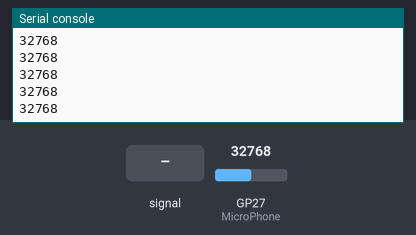
Bench run of a program on a simulated Raspberry Pi Pico running MicroPython. On the bench: the last lines printed to the serial console. The test bench sets the inputs (shaded band); at power-on: GP27 (MicroPhone) = 32768 (analog values on the 0–65535 scale).

Above: at 1.2 s.
1.3 s: GP27 (MicroPhone) fed a 200 Hz sine of ±5242 counts around its level
At 1.31 s:
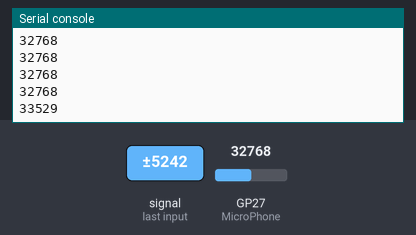
2.8 s: GP27 (MicroPhone) set to 45874
At 2.81 s:
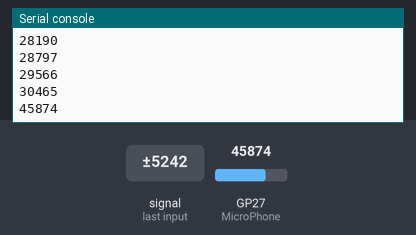
4.3 s: GP27 (MicroPhone) fed a 1000 Hz sine of ±16383 counts around its level
At 4.31 s:
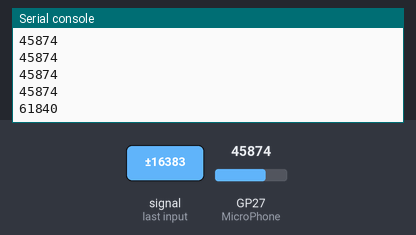
5.8 s: GP27 (MicroPhone) set to 57670
At 5.81 s:
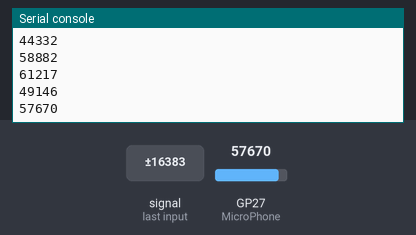
Timing chart, 0 to 8.3 s (numbered marks = the images above; inputs shaded):
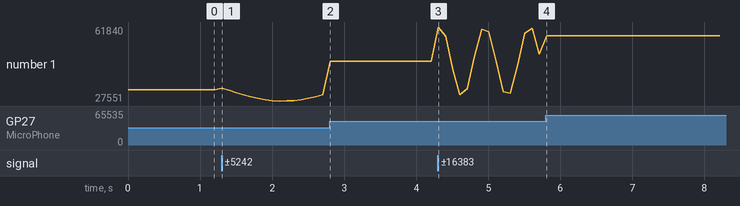

Measured:
- after the input at 1.3 s, the serial console: prints a new line at once (image 1)
- after the input at 2.8 s, the serial console: prints a new line at once (image 2)
- after the input at 4.3 s, the serial console: prints a new line at once (image 3)
- after the input at 5.8 s, the serial console: prints a new line at once (image 4)
- plotted number 1: 32768 → 30465 after the input at 1.3 s, 30465 → 45874 after the input at 2.8 s, 45874 → 49146 after the input at 4.3 s, 49146 → 57670 after the input at 5.8 s

The program:

MicroPhone.py
```python
'''
 * Keyestudio 24 in 1 Starter Kit for Raspberry Pi Pico
 * lesson 12
 * MicroPhone
 * http://www.keyestudio.com
'''
import machine
import utime

MicroPhone = machine.ADC(27)
while True:
    value = MicroPhone.read_u16()
    print(value)
    utime.sleep(0.1)
```
